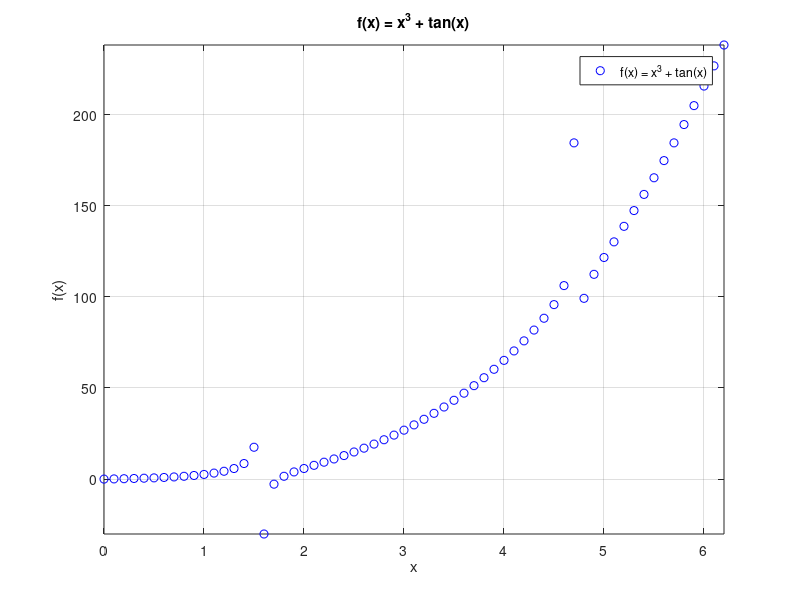
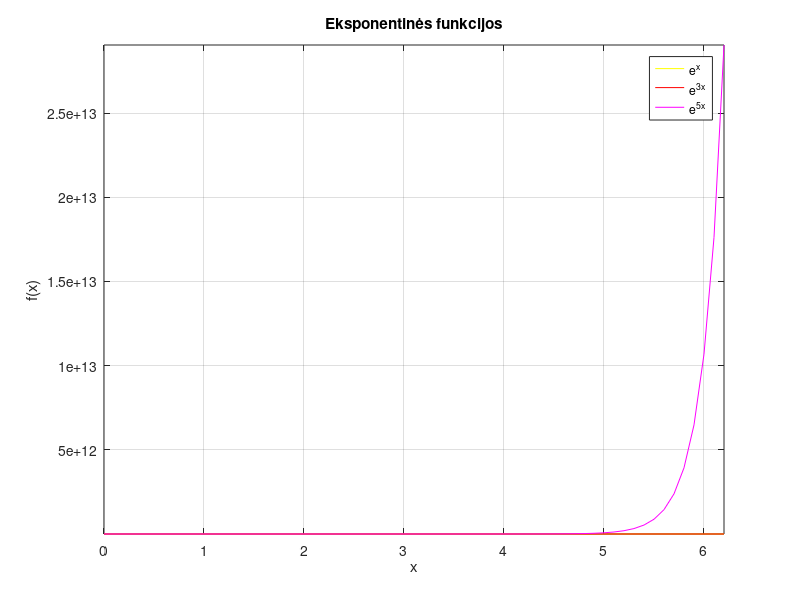
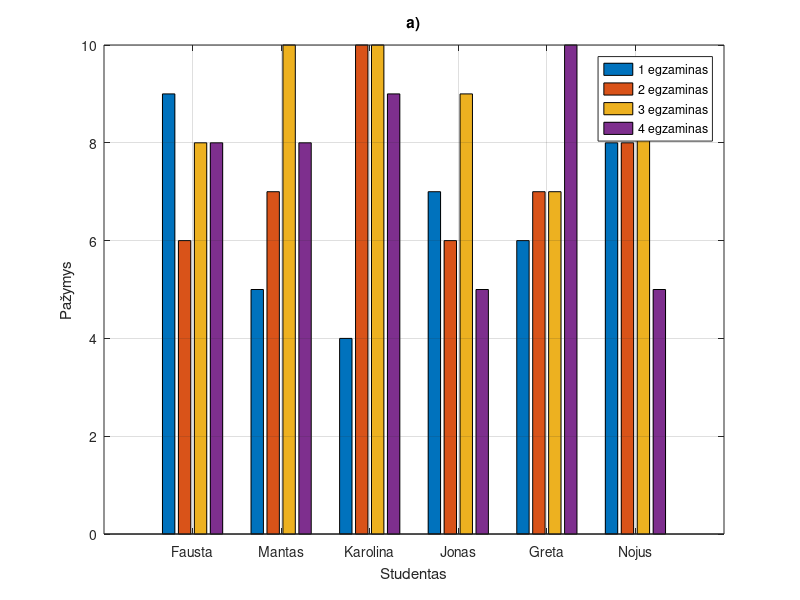
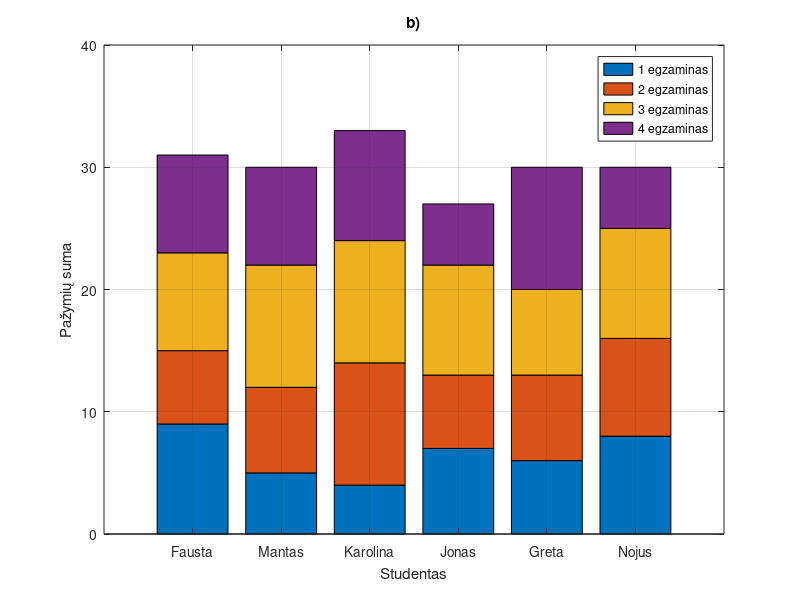

Reproduce these figures in MATLAB, in order. (Note: this script raises an error after producing the figures.)
% Liepa Rojute EEf-25/2
% 2026-09-22
% 8 variantas

%% 1. Dvimatis grafiku vaizdavimas

% a)

x = 0:0.1:2*pi;
y = x.^3 + tan(x);

figure
plot(x, y, 'bo')
xlabel('x')
ylabel('f(x)')
title('f(x) = x^3 + tan(x)')
legend('f(x) = x^3 + tan(x)')
axis([min(x) max(x) min(y) max(y)])
grid on

% b)

x = 0:0.1:2*pi;

y1 = exp(x);
y2 = exp(3*x);
y3 = exp(5*x);

figure
plot(x, y1, 'y')
hold on
plot(x, y2, 'r')
plot(x, y3, 'm')
hold off

xlabel('x')
ylabel('f(x)')
title('Eksponentinės funkcijos')
legend('e^x', 'e^{3x}', 'e^{5x}')
axis([min(x) max(x) min([y1 y2 y3]) max([y1 y2 y3])])
grid on

%% 2. Specializuotu grafiku kurimas

% a)

P = [9 6 8 8;
    5 7 10 8;
    4 10 10 9;
    7 6 9 5;
    6 7 7 10;
    8 8 9 5];

studentai = {'Fausta', 'Mantas', 'Karolina', 'Jonas', 'Greta', 'Nojus'};

figure
bar(P)
xlabel('Studentas')
ylabel('Pažymys')
title('a)')
legend('1 egzaminas', '2 egzaminas', '3 egzaminas', '4 egzaminas')
xticks(1:6)
xticklabels(studentai)
ylim([0 10])
grid on

% b)

figure
bar(P, 'stacked')
xlabel('Studentas')
ylabel('Pažymių suma')
title('b)')
legend('1 egzaminas', '2 egzaminas', '3 egzaminas', '4 egzaminas')
xticks(1:6)
xticklabels(studentai)
ylim([0 40])
grid on

%% Papildoma uzduotis: Rezultatu grafinis 2D atvaizdavimas (22 vr.)

clear

A = 5.5;
f = 5;
sigma = 0.8;
U1 = 3.5;
U2 = 2;

t = 0:0.005:1;

s = A*sin(2*pi*f*t) + 0.5*A*cos(4*pi*f*t);
n = sigma*randn(size(t));
s_triuksmingas = s + n;

s_filtruotas = s_triuksmingas;
s_filtruotas(abs(s_filtruotas) < U2) = 0;

figure

% a)

subplot(2,1,1)

plot(t, s_triuksmingas, 'b')
hold on
plot(t, s_filtruotas, 'm')
yline(U1, ':', 'LineWidth', 1.25)
yline(U2, '-')
hold off

xlabel('Laikas, s')
ylabel('Įtampa, V')
title('Pradinis ir filtruotas signalai')
legend('Pradinis signalas', 'Filtruotas signalas', 'U_1', 'U_2', ...
    'Location', 'southeast')
xlim([min(t) max(t)])
ylim([min(s_triuksmingas)-1 max(s_triuksmingas)+1])
grid on

% b)

subplot(2,1,2)

ind = s_triuksmingas > U1;

stem(t(ind), s_triuksmingas(ind))
hold on

max_reiksme = max(s_triuksmingas(ind));
min_reiksme = min(s_triuksmingas(ind));

max_ind = ind & (s_triuksmingas == max_reiksme);
min_ind = ind & (s_triuksmingas == min_reiksme);

plot(t(max_ind), s_triuksmingas(max_ind), 'd', 'MarkerSize', 9)
plot(t(min_ind), s_triuksmingas(min_ind), 'rd', 'MarkerSize', 9)

hold off

xlabel('Laikas, s')
ylabel('Įtampa, V')
title('Pradinio signalo reikšmės, viršijančios U_1 ribą')
legend('Reikšmės virš U_1', 'Maksimumas', 'Minimumas', ...
    'Location', 'southeast')
xlim([min(t) max(t)])
ylim([0 max_reiksme+1])
grid on
